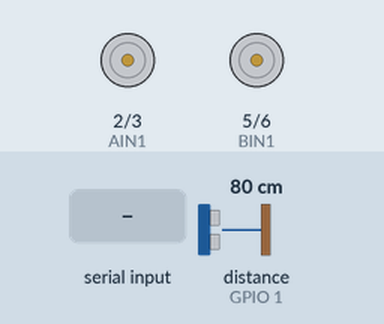
The sketch below on a simulated ESP32-C6. On the bench: motor-driver pin pairs drawn as motors (green arrow = first pin HIGH = forward, orange = second pin HIGH = backward, longer = more drive, scaled by the enable pin). Wiring (inferred from the names in the program): ultrasonic range finder: trigger GPIO 18; echo GPIO 1. The test bench sets the inputs (shaded band); at power-on: distance to the obstacle (sensor on GPIO 1) 80 cm. The echo pulse lasts 58.3 µs per cm; what the sketch prints to the serial monitor is not drawn.

Above: at 1.3 s.
1.4 s: "90,45\n" received over Serial
2.9 s: "V 90 45\n" received over the second serial link
At 3.6 s:
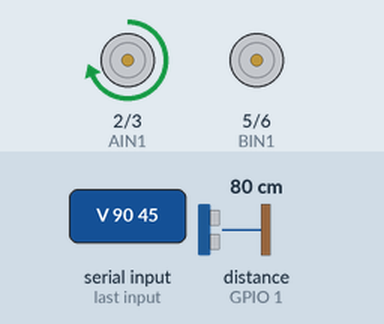
5.4 s: "w,45\n" received over Serial
At 6.2 s:
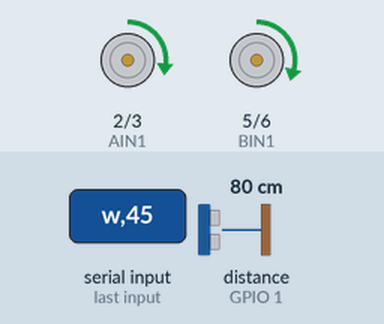
7.9 s: "x90\n" received over Serial
At 8.6 s:
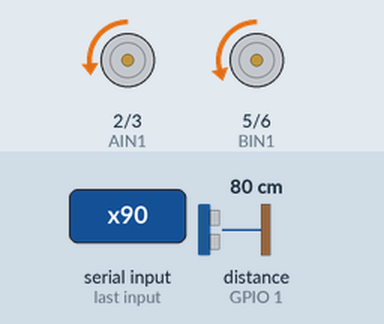
10.4 s: "a90\n" received over Serial
At 11.2 s:
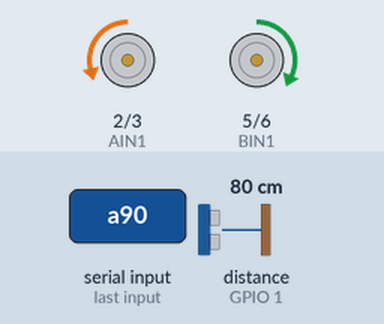
12.9 s: "d90\n" received over Serial
At 13.6 s:
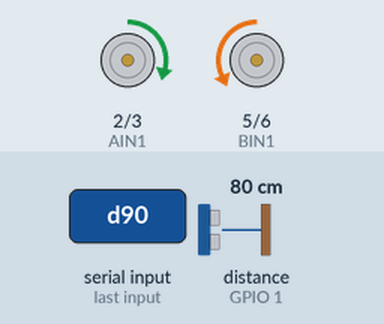
Timing chart, 0 to 15.9 s (numbered marks = the images above; inputs shaded):
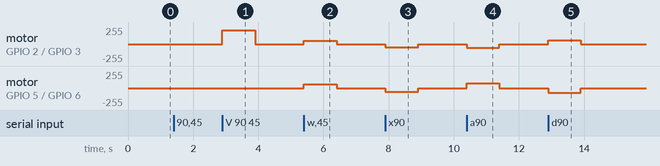

Measured:
- after the input at 2.9 s, motor on GPIO 2 (AIN1) / GPIO 3 (AIN2): stopped → forward 209/255 at once, → stopped 1.0 s later
- after the input at 5.4 s, motor on GPIO 2 (AIN1) / GPIO 3 (AIN2): stopped → forward 48/255 at once, → stopped 1.0 s later; motor on GPIO 5 (BIN1) / GPIO 6 (BIN2): stopped → forward 58/255 at once, → stopped 1.0 s later
- after the input at 7.9 s, motor on GPIO 2 (AIN1) / GPIO 3 (AIN2): stopped → backward 48/255 at once, → stopped 1.0 s later; motor on GPIO 5 (BIN1) / GPIO 6 (BIN2): stopped → backward 58/255 at once, → stopped 1.0 s later
- after the input at 10.4 s, motor on GPIO 2 (AIN1) / GPIO 3 (AIN2): stopped → backward 57/255 at once, → stopped 1.0 s later; motor on GPIO 5 (BIN1) / GPIO 6 (BIN2): stopped → forward 68/255 at once, → stopped 1.0 s later
- after the input at 12.9 s, motor on GPIO 2 (AIN1) / GPIO 3 (AIN2): stopped → forward 57/255 at once, → stopped 1.0 s later; motor on GPIO 5 (BIN1) / GPIO 6 (BIN2): stopped → backward 68/255 at once, → stopped 1.0 s later

The sketch:

arduino.ino
```cpp
#include <Arduino.h>


#define AIN1 2
#define AIN2 3
#define PWMA 4
#define BIN1 5
#define BIN2 6
#define PWMB 7


#define RX1 16   // Pi TXD0 -> ESP32 RX1
#define TX1 17   // Pi RXD0 <- ESP32 TX1
HardwareSerial PiSer(1);           // UART1


#define TRIG_PIN 18
#define ECHO_PIN  1


const uint32_t PWM_FREQ = 20000;   // 20 kHz
const uint8_t  PWM_BITS = 8;       // duty 0..255
int            DUTY_MAX = 180;
const int      HEARTBEAT_MS = 1000;
const bool     INVERT_TURN  = true;
const bool     INVERT_LEFT  = false;
const bool     INVERT_RIGHT = false;
const int      DB_LEFT  = 30,  DB_RIGHT = 40;
const float    GAIN_LEFT = 1.00, GAIN_RIGHT = 1.05;


static inline void setSide(int in1,int in2,int pwm,int duty,bool fwd,bool inv){
  bool dir = fwd ^ inv;
  digitalWrite(in1, dir?HIGH:LOW);
  digitalWrite(in2, dir?LOW :HIGH);
  ledcWrite(pwm, duty);
}
void mixAndDrive(float v,float w){
  if (INVERT_TURN) w = -w;
  float Lf = constrain(v - w, -1.f, 1.f);
  float Rf = constrain(v + w, -1.f, 1.f);
  int L = (int)(fabs(Lf) * DUTY_MAX * GAIN_LEFT);
  int R = (int)(fabs(Rf) * DUTY_MAX * GAIN_RIGHT);
  if (L>0) L = constrain(DB_LEFT  + L, 0, 255);
  if (R>0) R = constrain(DB_RIGHT + R, 0, 255);
  setSide(AIN1,AIN2,PWMA,L,(Lf>=0),INVERT_LEFT);
  setSide(BIN1,BIN2,PWMB,R,(Rf>=0),INVERT_RIGHT);
}

bool readLineFrom(Stream& S, String& out){
  if (!S.available()) return false;
  out = S.readStringUntil('\n'); out.trim();
  return out.length()>0;
}

unsigned long lastCmdMs = 0;
float v_now=0, w_now=0;

float hcsr04_read_cm() {
  // Trigger 10us pulse
  digitalWrite(TRIG_PIN, LOW); delayMicroseconds(2);
  digitalWrite(TRIG_PIN, HIGH); delayMicroseconds(10);
  digitalWrite(TRIG_PIN, LOW);


  unsigned long us = pulseInLong(ECHO_PIN, HIGH, 25000UL);
  if (us == 0) return -1.0f;                 // timeout / no echo
  // distance cm = time(us) / 58.0 (round trip at ~20°C)
  float cm = us / 58.0f;
  if (cm < 2.0f || cm > 400.0f) return -1.0f; // out of typical range
  return cm;
}

void setup(){
  delay(150);
  // Debug over USB optional
  Serial.begin(115200);
  Serial.setTimeout(10);

  // Pi UART
  PiSer.begin(115200, SERIAL_8N1, RX1, TX1);
  PiSer.setTimeout(5);

  // Motors
  pinMode(AIN1,OUTPUT); pinMode(AIN2,OUTPUT);
  pinMode(BIN1,OUTPUT); pinMode(BIN2,OUTPUT);
  ledcAttach(PWMA, PWM_FREQ, PWM_BITS);
  ledcAttach(PWMB, PWM_FREQ, PWM_BITS);
  ledcWrite(PWMA,0); ledcWrite(PWMB,0);

  // Ultrasonic pins
  pinMode(TRIG_PIN, OUTPUT);
  pinMode(ECHO_PIN, INPUT);       // ensure divider on ECHO!

  Serial.println("ESP32-C6 motors + ultrasonic ready");
  lastCmdMs = millis();
}

void handleKey(char k){ // manual WASD on USB Serial (optional)
  const float V_STEP=0.10, W_STEP=0.15;
  switch(k){
    case 'w': v_now=min(0.6f, v_now+V_STEP); w_now=0; break;
    case 'x': v_now=max(-0.4f, v_now-V_STEP); w_now=0; break;
    case 'a': w_now=max(-0.8f, w_now-W_STEP); v_now=0; break;
    case 'd': w_now=min( 0.8f, w_now+W_STEP); v_now=0; break;
    case 's': v_now=0; w_now=0; break;
  }
  mixAndDrive(v_now, w_now);
  lastCmdMs = millis();
}

void loop(){
  String cmd;
  if (!readLineFrom(PiSer, cmd)){
    if (Serial.available()){
      int c = Serial.peek();
      if (c=='V' || c=='S') readLineFrom(Serial, cmd);
      else handleKey(Serial.read());
    }
  }
  if (cmd.length()){
    if (cmd.startsWith("V ")){
      float v,w; if (sscanf(cmd.c_str(),"V %f %f",&v,&w)==2){
        v_now = constrain(v,-1.f,1.f); w_now = constrain(w,-1.f,1.f);
        mixAndDrive(v_now, w_now);
        lastCmdMs = millis();
      }
    } else if (cmd=="STOP"){
      ledcWrite(PWMA,0); ledcWrite(PWMB,0);
      v_now=w_now=0; lastCmdMs=millis();
    }
  }

  // ---- Heartbeat timeout ----
  if (millis() - lastCmdMs > HEARTBEAT_MS){
    ledcWrite(PWMA,0); ledcWrite(PWMB,0);
    v_now=w_now=0;
  }

  static unsigned long lastU = 0;
  if (millis() - lastU >= 100){            // every 100 ms
    lastU = millis();
    float cm = hcsr04_read_cm();
    // Send to Pi; keep it simple: "U <cm>"
    if (cm < 0) PiSer.println("U -1");
    else        PiSer.printf("U %.2f\n", cm);
  }
}
```
